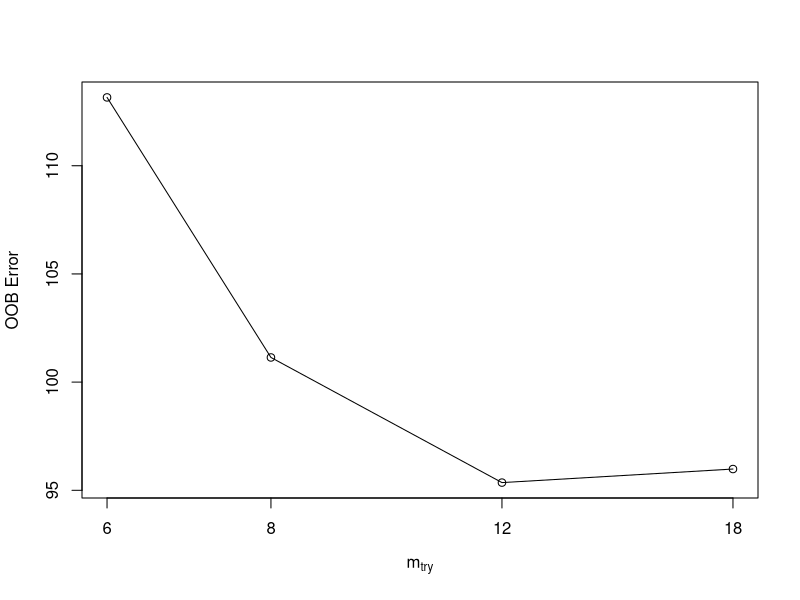
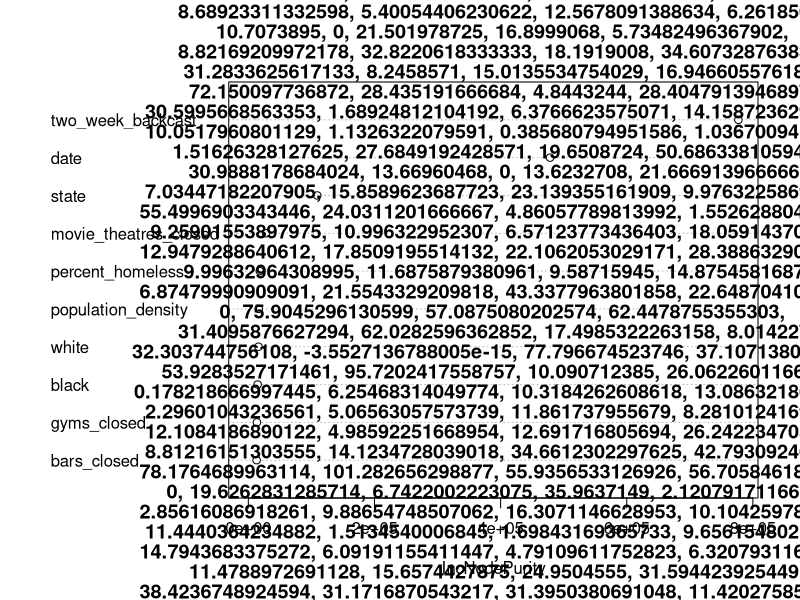

Source code (R) for these figures, in order: (Note: this script raises an error after producing the figures.)
## ---- chunk 1
loadlibs = function(libs) {
  for(lib in libs) {
    class(lib)
    if(!do.call(require,as.list(lib))) {install.packages(lib)}
    do.call(require,as.list(lib))
  }
}
libs = c("tidyverse","data.table","stargazer", "knitr", "shiny",
         "tidymodels", "lubridate", "rpart.plot", "caret", "e1071",
         "readxl", "fuzzyjoin", "mgcv", "randomForest", "glmnet")
loadlibs(libs)
## ---- chunk 2
setwd("~/GitHub/Covid-19-Closure-Impact")

#df<-read.csv('Covid_Pred.csv')

df<- read.csv('shiny_merged_dataset_example.csv')
  names(df) <-tolower(names(df))
  
colnames(df)[which(names(df) == "covid_measure")] <- "y"
  
  drops<-c( "x") #droping 
df <-df[, -which(names(df) %in% drops)]
  
 df<- df%>%
  mutate_at(c('date'), ~ as.Date(., "%Y-%m-%d")) %>% 
  mutate(two_week_forecast_date = date + 14)%>% 
  mutate_if(is.character, as.factor)

  
  # Get latest date 
latest_date = max(df$date)
#Two week outcome 
twoWeek_df = df %>% 
  select(date, state, y) %>% 
  rename(two_week_outcome = y,
         two_week_forecast_date = date) 
#Merge with original to create a working df
working_df = df %>% 
  left_join(twoWeek_df,
            by = c("state" = "state",
                   "two_week_forecast_date" = "two_week_forecast_date")) %>% 
  mutate(year = as.factor(year(two_week_forecast_date)),
         week = as.factor(week(two_week_forecast_date)))



working_df[is.na(working_df)] <-0

#y = covid_measure
colnames(working_df)[which(names(working_df) == "y")] <- "two_week_backcast"
colnames(working_df)[which(names(working_df) == "two_week_outcome")] <- "y"

#names(df)[names(df) == "Outcome.Variable"] <- "original_y" #creating consitency 
#names(df)[names(df) == "Other"] <- "Other_Race"  #"Other is not meaningful in output

## ---- chunk 3

#let Tobi know what gets kept 
drops<-c( "year", "week", "two_week_forecast_date") #droping 
working_df <-working_df[, -which(names(working_df) %in% drops)]
##Moving Ouctome Variable to front of dataset for ease of splitting
col_idx <- grep("^y$", names(working_df))
working_df<- working_df[, c(col_idx, (1:ncol(working_df))[-col_idx])]



## ---- chunk 4

end<-ncol(working_df)
x <- working_df[,2:end]
y <- working_df[,1]

#Removing Y from the tuning paratmers 

## ---- chunk 5

# Algorithm Tune (tuneRF)
set.seed(10)
bestmtry <- tuneRF(x, y, stepFactor=1.5, improve=1e-5, ntree=500)
print(bestmtry)

bestmtry_var<- bestmtry[1,1]

## ---- chunk 6

rf <- randomForest(y ~ ., mtry= bestmtry_var, 
  data=working_df
)

#change to GGplot 
rf$importance

varImpPlot(rf,sort=TRUE, n.var=min(10, nrow(rf$importance)),
           type=NULL, class=NULL, scale=TRUE, 
           main=deparse(substitute(rf))) 

### GLM
features <- as.data.frame(rf$importance)
features <-as.data.frame(setNames(cbind(rownames(features), features, row.names= NULL), c("Feature", "NodPurity"))) 

top<- top_n(features, 10, features$NodPurity)
#toplist<- as.list(top$Feature) #list variable did not work in gam

#one<- as.character(top[1,1])
top_f<-as.vector(top$Feature)


new<-working_df%>%
select(one_of(c(top_f)))

new$y<-working_df$y



#glment select levels of sparcity....  

## ---- chunk 7

#setwd("~/GitHub/Covid-19-Closure-Impact/Data")

geo<- read.csv('us-zip-code-latitude-and-longitude.csv', header= FALSE, stringsAsFactors = FALSE)

geo<- as.data.frame(geo)

geo<-geo%>% separate(V1, into=c("Zip", "City", "State", "Latitude","Longitude","Timezone","Daylight_savings", "geopoint"), sep=";" )

geo<- geo[-1,]

geo$Latitude<-as.numeric(geo$Latitude)
geo$Longitude<-as.numeric(geo$Longitude)

names(geo) <-tolower(names(geo))
  
state_latLong <- geo%>%
  group_by(state)%>%
  summarise(latitude = mean(latitude, na.rm = TRUE),
            longitude = mean(longitude, na.rm = TRUE))

## ---- chunk 8
# this step should be moved to data cleaning, ask if their data is by state or county, county can be a direct match to the original dataset 
features<- left_join(new, state_latLong, by='state')
#id<-rownames(features)
#features<-cbind(id=id, features)

## ---- chunk 9
features1<-features[, -which(names(features) %in% c("state"))]#%>% 
  #select(-1) #removing 'id'

##need to undo this at the end

col_idx <- grep("^y$", names(features1))
features1 <- features1[, c(col_idx, (1:ncol(features1))[-col_idx])]
head(features1)

#dropping date, cannot create a poly w/ cbind() after polys created
date_hold<- as.data.frame(features1$date)
#two_week_forecast_date<-as.data.frame(features1$two_week_forecast_date)
drops<-c( "date") #droping 
features1<-features1[, -which(names(features1) %in% drops)]

 feat_v2 <- function(df, column_numbers) {

   df %>% 
    mutate_at(vars(column_numbers), funs(sqr = (.)^2))%>%
   mutate_at(vars(column_numbers), funs(cube =(.)^3))
}


 
end<-ncol(features1)

#, two_week_forecast_date
glm_feats<-cbind(feat_v2(features1, 2:end), date_hold) #do not include y or "id" in poly calcs

#one<- as.character(top[1,1])

#typeof(features1$two_week_prior)

## ---- chunk 10
##Train/Test split 
n<-glm_feats%>% count() 
n<-as.numeric(n/2)
data2 = glm_feats[sample(1:nrow(glm_feats)),]  # permute rows

datatrain = data2[(1:n),]
datatest = data2[-(1:n),]


## ---- chunk 11

datatrain[is.na(datatrain)] <-0

train_glm<- cv.glmnet(
  x = datatrain %>% select(-y) %>% as.matrix(),
  y = datatrain$y %>% as.matrix(), relax = FALSE)

i <- which(train_glm$lambda == train_glm$lambda.min)
mse.min <- train_glm$cvm[i]


glm_preds <-predict(train_glm, newx = datatest %>% select(-y, -id)%>% as.matrix(), newy= datatest$y)

combo<- as.data.frame(cbind(glm_preds, datatest$y))
combo<-combo%>%
  rename(Preds='1', 
         Original = V2)

## ---- chunk 12

plot(glm_preds)
plot(glm_preds,xvar="lambda",label=TRUE)

## ---- chunk 13

plot(combo)

combo$Error_abs <-100*abs(combo$Original - combo$Preds)/combo$Original

combo$MSE<-(combo$Original - combo$Preds)^2 

mean(combo$MSE)
mean(combo$Error_abs)

ggplot(combo, aes(x=Error_abs)) + geom_boxplot()
ggplot(combo, aes(x=MSE)) + geom_boxplot()

